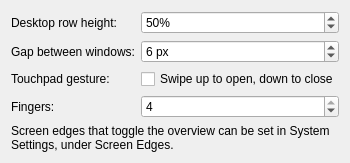
<?xml version="1.0" encoding="UTF-8"?>
<ui version="4.0">
 <class>KarouselOverviewConfig</class>
 <widget class="QWidget" name="KarouselOverviewConfig">
  <layout class="QFormLayout" name="formLayout">
   <item row="0" column="0">
    <widget class="QLabel" name="labelRowHeight">
     <property name="text">
      <string>Desktop row height:</string>
     </property>
     <property name="buddy">
      <cstring>kcfg_RowHeight</cstring>
     </property>
    </widget>
   </item>
   <item row="0" column="1">
    <widget class="QSpinBox" name="kcfg_RowHeight">
     <property name="toolTip">
      <string>Height of a desktop row, in percent of the screen height</string>
     </property>
     <property name="suffix">
      <string>%</string>
     </property>
     <property name="minimum">
      <number>20</number>
     </property>
     <property name="maximum">
      <number>90</number>
     </property>
     <property name="singleStep">
      <number>5</number>
     </property>
     <property name="value">
      <number>50</number>
     </property>
    </widget>
   </item>
   <item row="1" column="0">
    <widget class="QLabel" name="labelWindowGap">
     <property name="text">
      <string>Gap between windows:</string>
     </property>
     <property name="buddy">
      <cstring>kcfg_WindowGap</cstring>
     </property>
    </widget>
   </item>
   <item row="1" column="1">
    <widget class="QSpinBox" name="kcfg_WindowGap">
     <property name="suffix">
      <string> px</string>
     </property>
     <property name="minimum">
      <number>0</number>
     </property>
     <property name="maximum">
      <number>64</number>
     </property>
     <property name="value">
      <number>6</number>
     </property>
    </widget>
   </item>
   <item row="2" column="0">
    <widget class="QLabel" name="labelGesture">
     <property name="text">
      <string>Touchpad gesture:</string>
     </property>
    </widget>
   </item>
   <item row="2" column="1">
    <widget class="QCheckBox" name="kcfg_TouchpadGesture">
     <property name="text">
      <string>Swipe up to open, down to close</string>
     </property>
     <property name="toolTip">
      <string>With 4 fingers, this clashes with Plasma's own Overview effect, which uses the same gesture</string>
     </property>
    </widget>
   </item>
   <item row="3" column="0">
    <widget class="QLabel" name="labelFingers">
     <property name="text">
      <string>Fingers:</string>
     </property>
     <property name="buddy">
      <cstring>kcfg_GestureFingerCount</cstring>
     </property>
    </widget>
   </item>
   <item row="3" column="1">
    <widget class="QSpinBox" name="kcfg_GestureFingerCount">
     <property name="minimum">
      <number>3</number>
     </property>
     <property name="maximum">
      <number>4</number>
     </property>
     <property name="value">
      <number>4</number>
     </property>
    </widget>
   </item>
   <item row="4" column="0" colspan="2">
    <widget class="QLabel" name="labelScreenEdges">
     <property name="text">
      <string>Screen edges that toggle the overview can be set in System Settings, under Screen Edges.</string>
     </property>
     <property name="wordWrap">
      <bool>true</bool>
     </property>
    </widget>
   </item>
  </layout>
 </widget>
 <resources/>
 <connections/>
</ui>
